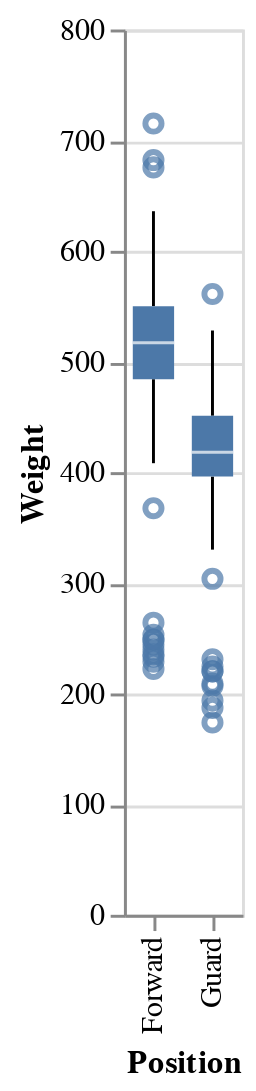

Source (notebook cell):
### Code cell
# Version B & C
chart = alt.Chart(nba).mark_boxplot().encode(
    x=alt.X('Position_GF', axis=alt.Axis(title='Position')),
    y=alt.Y('Weight')
)
chart

### Figure 1 — Vega-Lite specification as saved in the notebook (floating-point values rounded to 4 significant figures; data arrays with more than 128 entries replaced by an {"elided": "..."} marker saying what was removed)
{"config": {"view": {"continuousWidth": 400, "continuousHeight": 300}}, "data": {"name": "data-c026105d3c7e6726333173eb37882f52"}, "mark": "boxplot", "encoding": {"x": {"type": "nominal", "axis": {"title": "Position"}, "field": "Position_GF"}, "y": {"type": "quantitative", "field": "Weight"}}, "$schema": "https://vega.github.io/schema/vega-lite/v4.8.1.json", "datasets": {"data-c026105d3c7e6726333173eb37882f52": {"elided": "274 records"}}}
